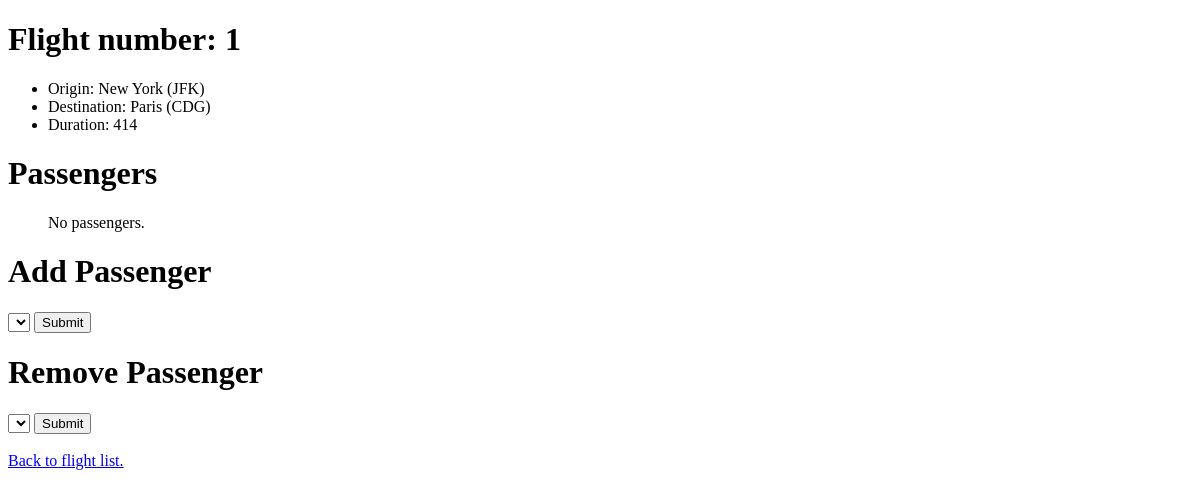
Before: /flights/1 with the older database file.
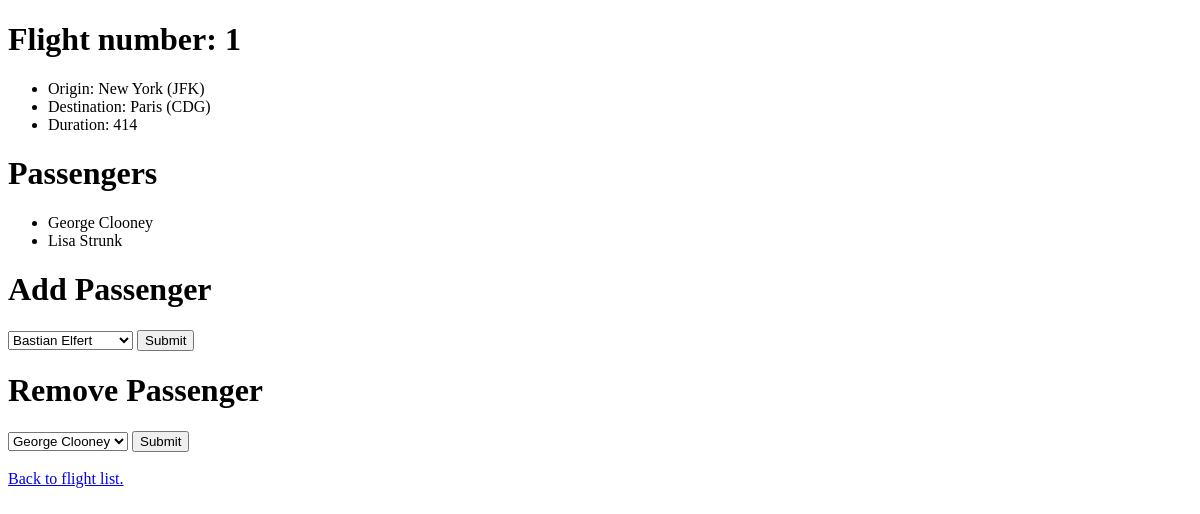
After: the same page with the newer database file.
### flights/models.py (models this page shows)
class Passenger(models.Model):
    first = models.CharField(max_length=64)
    last = models.CharField(max_length=64)
    flights = models.ManyToManyField(Flight, blank=True, related_name="passengers")
    def __str__(self):
        return f"{self.first} {self.last}"

### flights/views.py (the view)
# urls.py: path("<int:flight_id>", views.flight, name="flight"),
def flight(request, flight_id):
    flight = Flight.objects.get(pk=flight_id)
    return render(request, "flights/flight.html", {
        "flight": flight,
        "passengers": flight.passengers.all(),
        "non_passengers": Passenger.objects.exclude(flights=flight).all()
    })

### flights/models.py (called while the page is built)
    def __str__(self):
        return f"{self.city} ({self.code})"

### flights/templates/flights/flight.html (shortened to what this page needs)
{% extends 'flights/layout.html' %}
{% block body %}
    <div>
        <h1>Flight number: {{ flight.id }}</h1>
        <ul>
            <li>Origin: {{ flight.origin }}</li>
            <li>Destination: {{ flight.destination }}</li>
            <li>Duration: {{ flight.duration }}</li>
        </ul>
        <h1>Passengers</h1>
        <ul>
        {% for passenger in passengers %}
            <li>{{ passenger }}</li>
        {% empty  %}
            No passengers.
        </ul>
        {% endfor %}
    </div>
    <div>
    <h1>Add Passenger</h1>
        <form action="{% url 'flights:book' flight.id %}" method="post">
            <select name="passenger">
                {% for passenger in non_passengers %}
                    <option value="{{ passenger.id }}">{{ passenger }}</option>
                {% endfor %}
            </select>
            <input type="submit">
        </form>
    </div>
    <div>
        <h1>Remove Passenger</h1>
        <form action="{% url 'flights:remove' flight.id %}" method="post">
            <select name="passenger">
                {% for passenger in passengers %}
                    <option value="{{ passenger.id }}">{{ passenger }}</option>
                {% endfor %}
            </select>
            <input type="submit">
        </form>
    </div>
    <div>
        <br>
        <a href="{% url 'flights:index' %}">Back to flight list.</a>
    </div>
{% endblock body %}

Changed rows visible on the page:
added Passenger: first+last "George Clooney"
added Passenger: first+last "Lisa Strunk"
Other visible differences:
form field passenger: (not shown) → "Bastian Elfert"
form field passenger: (not shown) → "George Clooney"
text no longer shown: "No passengers."
